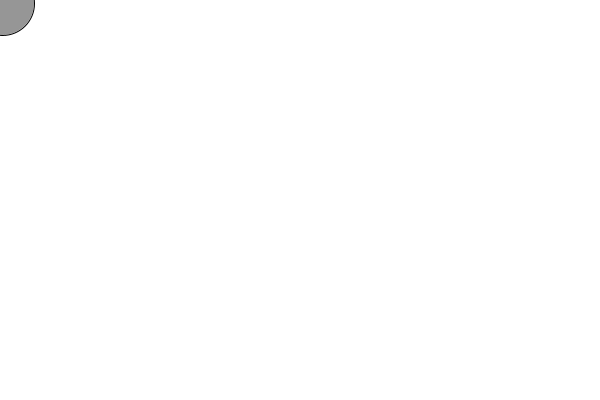
Frame 1 (no input)
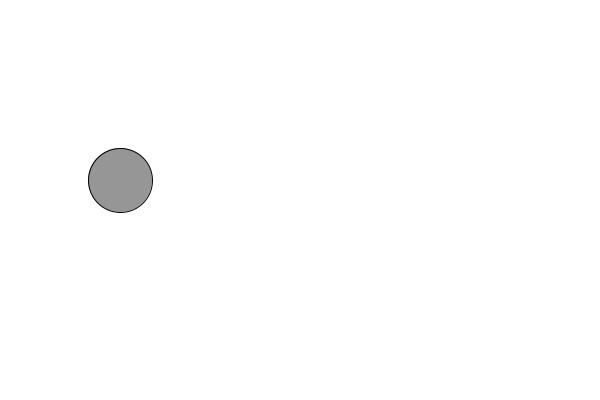
Frame 60 (the mouse pressed at the canvas centre just before this capture)
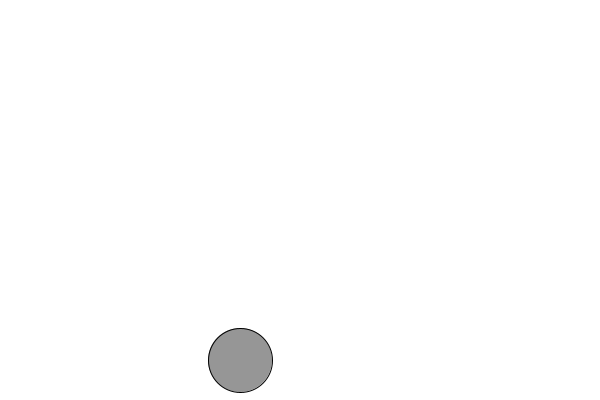
Frame 120 (the mouse held since frame 60 and released just before this capture)

The Processing sketch that drew these frames (run headless with seeded random() and noise(); from frame 60 on, the mouse is pressed at the canvas centre):

// Processing sketch: VectorBouncingBall_9_10_19
// ── VectorBouncingBall_9_10_19.pde
Vector2D position = new Vector2D(0, 0);
Vector2D velocity  = new Vector2D(2,3);



void setup() {
  size(600, 400);
  smooth();
}
void draw() {
  background(255);
  //x += speedX;
  //y += speedY;
  
  position.addition(velocity);
  
  if(position.x > width || position.x  <0){
  velocity.x *= -1;
  }
  
    if(position.y > height || position.y  <0){
  velocity.y *= -1;
  stroke(0);
  }
  
  fill(150);
  ellipse(position.x, position.y, 64, 64);


  println("x:" +", speedX:" + position.x + ",y" + position.y + ", speedY" );
}

// ── Vector2D.pde
class Vector2D{
float x;
float y;

Vector2D(float x, float y){
this.x = x ;
this.y = y;
}

void addition(Vector2D v){
x = x + v.x;
y = y + v.y;
}

void subtract(Vector2D v){
  x = x - v.x;
y = y - v.y;
}

void multiply(float n){
x = x * n;
y = y * n;
}
float mag(){
  
return sqrt(x*x + y*y);
}

void normalize(){
float m = mag();
if(m !=1){
  m = 1;
}
}

}
